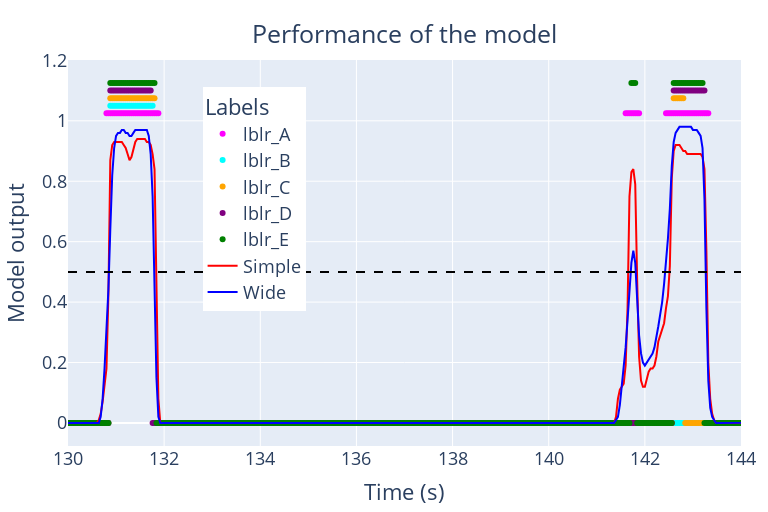

Notebook code for this chart:
### Code cell
import plotly.graph_objects as go

# Create a time axis (frame number divided by frame rate gives time in seconds)
time = np.arange(len(autolabels_simple["obj_1"])) / 25

# Create a figure
fig = go.Figure()

# Add traces for each label set
fig.add_trace(go.Scatter(x=time, y=[x * 1.025 for x in labels_A["obj_1"]], mode='markers', name='lblr_A', marker=dict(color='magenta')))
fig.add_trace(go.Scatter(x=time, y=[x * 1.05 for x in labels_B["obj_1"]], mode='markers', name='lblr_B', marker=dict(color='cyan')))
fig.add_trace(go.Scatter(x=time, y=[x * 1.075 for x in labels_C["obj_1"]], mode='markers', name='lblr_C', marker=dict(color='orange')))
fig.add_trace(go.Scatter(x=time, y=[x * 1.10 for x in labels_D["obj_1"]], mode='markers', name='lblr_D', marker=dict(color='purple')))
fig.add_trace(go.Scatter(x=time, y=[x * 1.125 for x in labels_E["obj_1"]], mode='markers', name='lblr_E', marker=dict(color='green')))

# fig.add_trace(go.Scatter(x=list(range(len(avrg_example["obj_1"]))), y=avrg_example["obj_1"], mode='lines', name='Average', line=dict(color='black')))

fig.add_trace(go.Scatter(x=time, y=autolabels_simple["obj_1"], mode='lines', name='Simple', line=dict(color='red', width=2)))
fig.add_trace(go.Scatter(x=time, y=autolabels_wide["obj_1"], mode='lines', name='Wide', line=dict(color='blue', width=2)))
# fig.add_trace(go.Scatter(x=list(range(len(autolabels_RF["obj_1"]))), y=autolabels_RF["obj_1"], mode='lines', name='RF', line=dict(color='gray', width=2)))


# Add horizontal lines
fig.add_hline(y=0.5, line_dash="dash", line_color="black")

# Update layout
fig.update_layout(
title=dict(
        text=f'Performance of the model',
        x=0.5,
        y=0.95,
        xanchor='center',
        xref='paper'),
xaxis_title="Time (s)",
yaxis_title="Model output",
legend_title="Labels",
legend=dict(yanchor="bottom", y=0.35, xanchor="left", x=0.2),  # Position the legend above the plot
#yaxis=dict(range=[None, 1.2]),
xaxis=dict(range=[130, 144]),
margin=dict(t=60, b=20, l=20, r=20),
showlegend=True,
width=768,
height=512,
font=dict(size=18)
)

# Show the plot
fig.show()

### Figure 1 — Plotly figure (JSON) as saved in the notebook; plotly's stock layout.template omitted (floating-point values rounded to 4 significant figures; data arrays with more than 128 entries replaced by an {"elided": "..."} marker saying what was removed)
{"data": [{"marker": {"color": "magenta"}, "mode": "markers", "name": "lblr_A", "type": "scatter", "x": {"elided": "7493 float values"}, "y": {"elided": "7493 float values"}}, {"marker": {"color": "cyan"}, "mode": "markers", "name": "lblr_B", "type": "scatter", "x": {"elided": "7493 float values"}, "y": {"elided": "7493 float values"}}, {"marker": {"color": "orange"}, "mode": "markers", "name": "lblr_C", "type": "scatter", "x": {"elided": "7493 float values"}, "y": {"elided": "7493 float values"}}, {"marker": {"color": "purple"}, "mode": "markers", "name": "lblr_D", "type": "scatter", "x": {"elided": "7493 float values"}, "y": {"elided": "7493 float values"}}, {"marker": {"color": "green"}, "mode": "markers", "name": "lblr_E", "type": "scatter", "x": {"elided": "7493 float values"}, "y": {"elided": "7493 float values"}}, {"line": {"color": "red", "width": 2}, "mode": "lines", "name": "Simple", "type": "scatter", "x": {"elided": "7493 float values"}, "y": {"elided": "7493 float values"}}, {"line": {"color": "blue", "width": 2}, "mode": "lines", "name": "Wide", "type": "scatter", "x": {"elided": "7493 float values"}, "y": {"elided": "7493 float values"}}], "layout": {"font": {"size": 18}, "height": 512, "legend": {"title": {"text": "Labels"}, "x": 0.2, "xanchor": "left", "y": 0.35, "yanchor": "bottom"}, "margin": {"b": 20, "l": 20, "r": 20, "t": 60}, "shapes": [{"line": {"color": "black", "dash": "dash"}, "type": "line", "x0": 0, "x1": 1, "xref": "x domain", "y0": 0.5, "y1": 0.5, "yref": "y"}], "showlegend": true, "title": {"text": "Performance of the model", "x": 0.5, "xanchor": "center", "xref": "paper", "y": 0.95}, "width": 768, "xaxis": {"range": [130, 144], "title": {"text": "Time (s)"}}, "yaxis": {"title": {"text": "Model output"}}}}
